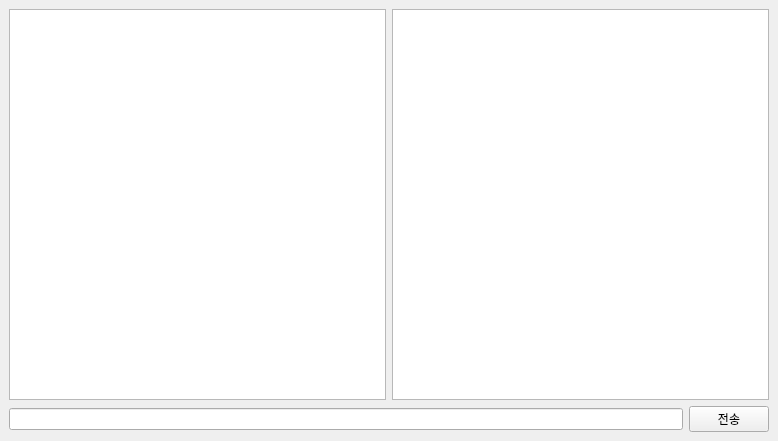
<?xml version="1.0" encoding="UTF-8"?>
<ui version="4.0">
 <class>MainWindow</class>
 <widget class="QMainWindow" name="MainWindow">
  <property name="geometry">
   <rect>
    <x>0</x>
    <y>0</y>
    <width>778</width>
    <height>441</height>
   </rect>
  </property>
  <property name="windowTitle">
   <string>소켓 채팅 클라이언트</string>
  </property>
  <widget class="QWidget" name="centralwidget">
   <layout class="QGridLayout" name="gridLayout_2">
    <item row="0" column="0">
     <layout class="QGridLayout" name="gridLayout">
      <item row="0" column="2">
       <widget class="QTableView" name="usertable"/>
      </item>
      <item row="3" column="1" colspan="2">
       <layout class="QHBoxLayout" name="horizontalLayout">
        <item>
         <widget class="QLineEdit" name="userinput"/>
        </item>
        <item>
         <widget class="QPushButton" name="sendbutton">
          <property name="text">
           <string>전송</string>
          </property>
         </widget>
        </item>
       </layout>
      </item>
      <item row="0" column="1">
       <widget class="QTextBrowser" name="chattextbox"/>
      </item>
     </layout>
    </item>
   </layout>
  </widget>
 </widget>
 <resources/>
 <connections/>
</ui>
